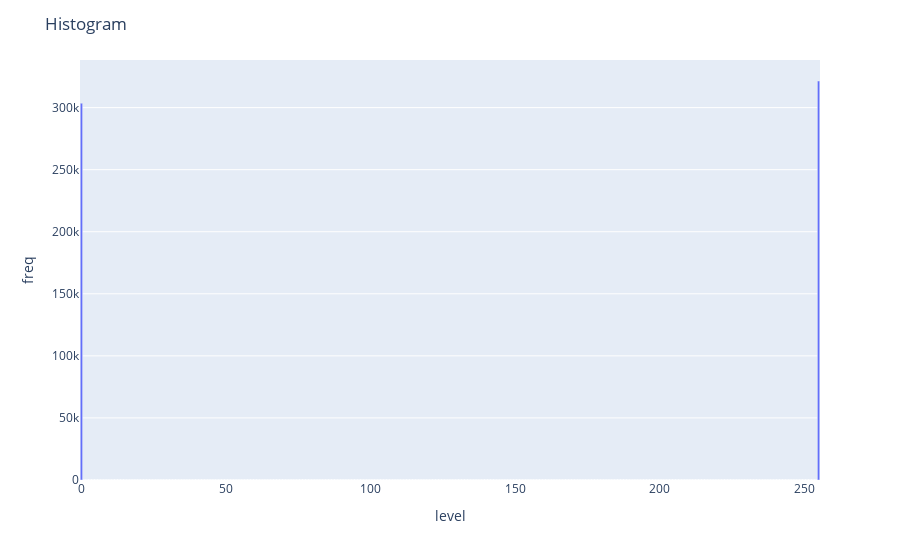

Source (notebook cell):
### Markdown cell above
### How to make a binary image

### Code cell
cell, img_bin = cv2.threshold(img_g_e, 0, 255, cv2.THRESH_BINARY + cv2.THRESH_OTSU)
plot_hist(img_bin, "Histogram")
plot_img_by_obj(img_bin)

### Figure 1 — Plotly figure (JSON) as saved in the notebook; plotly's stock layout.template omitted (floating-point values rounded to 4 significant figures; data arrays with more than 128 entries replaced by an {"elided": "..."} marker saying what was removed)
{"data": [{"alignmentgroup": "True", "hovertemplate": "level=%{x}<br>freq=%{y}<extra></extra>", "legendgroup": "", "marker": {"color": "#636efa"}, "name": "", "offsetgroup": "", "orientation": "v", "showlegend": false, "textposition": "auto", "type": "bar", "x": {"elided": "256 int values"}, "xaxis": "x", "y": {"elided": "256 int values"}, "yaxis": "y"}], "layout": {"barmode": "relative", "legend": {"tracegroupgap": 0}, "margin": {"t": 60}, "title": {"text": "Histogram"}, "xaxis": {"anchor": "y", "domain": [0, 1], "title": {"text": "level"}}, "yaxis": {"anchor": "x", "domain": [0, 1], "title": {"text": "freq"}}}}
